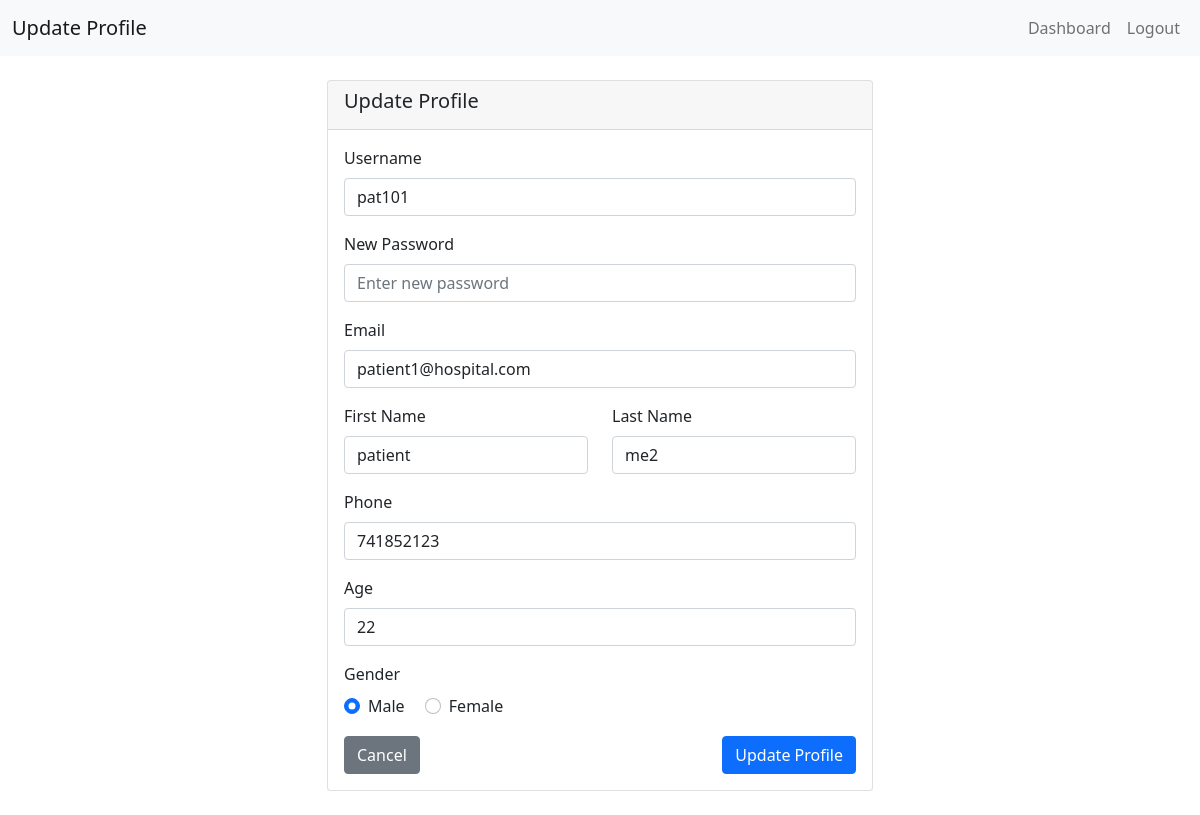
Page /patient/profile (signed in) on the committed database.
### application/models.py (models this page shows, shortened)
class Patient(db.Model):
    __tablename__ = 'patients'
    id = db.Column(db.Integer, primary_key=True, autoincrement=True)
    username = db.Column(db.String(80), unique=True, nullable=False, index=True)
    email = db.Column(db.String(120), unique=True, nullable=False, index=True)
    password = db.Column(db.String(255), nullable=False)
    first_name = db.Column(db.String(50), nullable=False)
    last_name = db.Column(db.String(50), nullable=False)
    phone = db.Column(db.String(15))
    age = db.Column(db.Integer, db.CheckConstraint('age > 0 AND age <= 150'))
    gender = db.Column(db.String(10), db.CheckConstraint("gender IN ('male', 'female')"))
    blacklisted = db.Column(db.Boolean, default=False)

### application/patient_functionalities.py (the view, shortened to what this page needs)
@hospital_app.route('/patient/profile', methods=['GET', 'POST'])
def patient_profile_fn():
    if session.get('role') != 'patient':
        flash(message='Please log in as patient to access this page', category='warning')
        return redirect(url_for('hospital_home_and_login'))
    if request.method == 'GET':
      pat = Patient.query.filter_by(username=session['username']).first()
      return render_template('patient_profile.html', patient=pat)

### templates/patient_profile.html (shortened to what this page needs)
<!DOCTYPE html>
<html lang="en">
<head>
  <link href="https://cdn.jsdelivr.net/npm/bootstrap@5.0.2/dist/css/bootstrap.min.css" rel="stylesheet">
</head>
<body>
  <nav class="navbar navbar-expand-lg navbar-light bg-light">
    <div class="container-fluid">
      <a class="navbar-brand" href="#">Update Profile</a>
      <ul class="navbar-nav ms-auto">
        <li class="nav-item">
          <a class="nav-link" href="/patient_dashboard">Dashboard</a>
        </li>
        <li class="nav-item">
          <a class="nav-link" href="/login">Logout</a>
        </li>
      </ul>
    </div>
  </nav>
  <div class="container py-4">
    <div class="row justify-content-center">
      <div class="col-md-6">
        <div class="card">
          <div class="card-header">
            <h5>Update Profile</h5>
          </div>
          <div class="card-body">
            <form action="/patient/profile" method="POST">
              <div class="mb-3">
                <label for="username" class="form-label">Username</label>
                <input type="text" class="form-control" id="username" name="username" value="{{ patient.username }}" required>
              </div>
              <div class="mb-3">
                <label for="password" class="form-label">New Password</label>
                <input type="password" class="form-control" id="password" name="password" placeholder="Enter new password">
              </div>
              <div class="mb-3">
                <label for="email" class="form-label">Email</label>
                <input type="email" class="form-control" id="email" name="email" value="{{ patient.email }}" required>
              </div>
              <div class="row mb-3">
                <div class="col-md-6">
                  <label for="first_name" class="form-label">First Name</label>
                  <input type="text" class="form-control" id="first_name" name="first_name" value="{{ patient.first_name }}" required>
                </div>
                <div class="col-md-6">
                  <label for="last_name" class="form-label">Last Name</label>
                  <input type="text" class="form-control" id="last_name" name="last_name" value="{{ patient.last_name }}" required>
                </div>
              </div>
              <div class="mb-3">
                <label for="phone" class="form-label">Phone</label>
                <input type="tel" class="form-control" id="phone" name="phone" value="{{ patient.phone }}">
              </div>
              <div class="mb-3">
                <label for="age" class="form-label">Age</label>
                <input type="number" class="form-control" id="age" name="age" value="{{ patient.age }}" min="1" max="120">
              </div>
              <div class="mb-3">
                <label class="form-label">Gender</label>
                <div>
                  <div class="form-check form-check-inline">
                    <input class="form-check-input" type="radio" name="gender" id="male" value="male" {% if patient.gender == 'male' %}checked{% endif %}>
                    <label class="form-check-label" for="male">Male</label>
                  </div>
                  <div class="form-check form-check-inline">
                    <input class="form-check-input" type="radio" name="gender" id="female" value="female" {% if patient.gender == 'female' %}checked{% endif %}>
                    <label class="form-check-label" for="female">Female</label>
                  </div>
                </div>
              </div>
              <div class="d-flex justify-content-between">
                <a href="/patient_dashboard" class="btn btn-secondary">Cancel</a>
                <button type="submit" class="btn btn-primary">Update Profile</button>
              </div>
            </form>
          </div>
        </div>
      </div>
    </div>
  </div>
</body>
</html>

### rows in the picture
Patient: username "pat101", email "patient1@hospital.com", first_name "patient", last_name "me2", phone "741852123", age "22", gender "☑ Male", gender "☐ Female"
